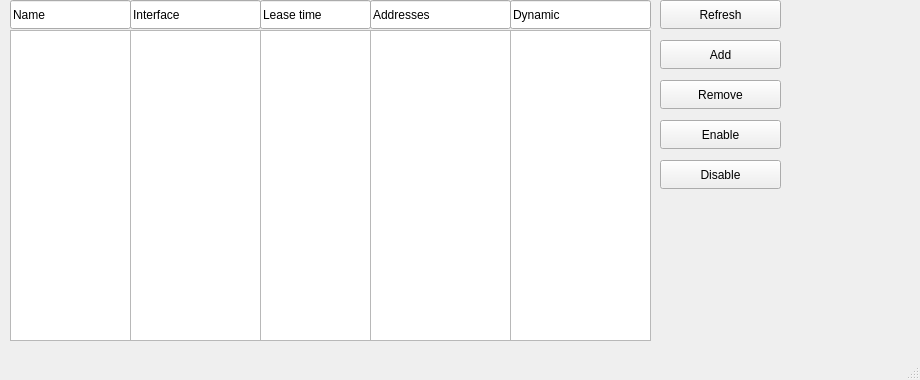
<?xml version="1.0" encoding="UTF-8"?>
<ui version="4.0">
 <class>MainWindow</class>
 <widget class="QMainWindow" name="MainWindow">
  <property name="geometry">
   <rect>
    <x>0</x>
    <y>0</y>
    <width>920</width>
    <height>380</height>
   </rect>
  </property>
  <property name="windowTitle">
   <string>DHCP Server</string>
  </property>
  <widget class="QWidget" name="centralwidget">
   <widget class="QPushButton" name="enableButton">
    <property name="geometry">
     <rect>
      <x>660</x>
      <y>120</y>
      <width>121</width>
      <height>29</height>
     </rect>
    </property>
    <property name="text">
     <string>Enable</string>
    </property>
   </widget>
   <widget class="QLineEdit" name="version_3">
    <property name="geometry">
     <rect>
      <x>370</x>
      <y>0</y>
      <width>141</width>
      <height>29</height>
     </rect>
    </property>
    <property name="text">
     <string>Addresses</string>
    </property>
   </widget>
   <widget class="QLineEdit" name="version_2">
    <property name="geometry">
     <rect>
      <x>260</x>
      <y>0</y>
      <width>111</width>
      <height>29</height>
     </rect>
    </property>
    <property name="text">
     <string>Lease time</string>
    </property>
   </widget>
   <widget class="QLineEdit" name="version">
    <property name="geometry">
     <rect>
      <x>130</x>
      <y>0</y>
      <width>131</width>
      <height>29</height>
     </rect>
    </property>
    <property name="text">
     <string>Interface</string>
    </property>
   </widget>
   <widget class="QListWidget" name="poolField">
    <property name="geometry">
     <rect>
      <x>370</x>
      <y>30</y>
      <width>141</width>
      <height>311</height>
     </rect>
    </property>
   </widget>
   <widget class="QListWidget" name="interfaceField">
    <property name="geometry">
     <rect>
      <x>130</x>
      <y>30</y>
      <width>131</width>
      <height>311</height>
     </rect>
    </property>
   </widget>
   <widget class="QPushButton" name="disableButton">
    <property name="geometry">
     <rect>
      <x>660</x>
      <y>160</y>
      <width>121</width>
      <height>29</height>
     </rect>
    </property>
    <property name="text">
     <string>Disable</string>
    </property>
   </widget>
   <widget class="QListWidget" name="nameField">
    <property name="geometry">
     <rect>
      <x>10</x>
      <y>30</y>
      <width>121</width>
      <height>311</height>
     </rect>
    </property>
   </widget>
   <widget class="QPushButton" name="removeButton">
    <property name="geometry">
     <rect>
      <x>660</x>
      <y>80</y>
      <width>121</width>
      <height>29</height>
     </rect>
    </property>
    <property name="text">
     <string>Remove</string>
    </property>
   </widget>
   <widget class="QListWidget" name="leaseField">
    <property name="geometry">
     <rect>
      <x>260</x>
      <y>30</y>
      <width>111</width>
      <height>311</height>
     </rect>
    </property>
   </widget>
   <widget class="QLineEdit" name="package_2">
    <property name="geometry">
     <rect>
      <x>10</x>
      <y>0</y>
      <width>121</width>
      <height>29</height>
     </rect>
    </property>
    <property name="text">
     <string>Name</string>
    </property>
   </widget>
   <widget class="QPushButton" name="addButton">
    <property name="geometry">
     <rect>
      <x>660</x>
      <y>40</y>
      <width>121</width>
      <height>29</height>
     </rect>
    </property>
    <property name="text">
     <string>Add</string>
    </property>
   </widget>
   <widget class="QPushButton" name="refreshButton">
    <property name="geometry">
     <rect>
      <x>660</x>
      <y>0</y>
      <width>121</width>
      <height>29</height>
     </rect>
    </property>
    <property name="text">
     <string>Refresh</string>
    </property>
   </widget>
   <widget class="QListWidget" name="dynamicField">
    <property name="geometry">
     <rect>
      <x>510</x>
      <y>30</y>
      <width>141</width>
      <height>311</height>
     </rect>
    </property>
   </widget>
   <widget class="QLineEdit" name="version_4">
    <property name="geometry">
     <rect>
      <x>510</x>
      <y>0</y>
      <width>141</width>
      <height>29</height>
     </rect>
    </property>
    <property name="text">
     <string>Dynamic</string>
    </property>
   </widget>
  </widget>
  <widget class="QStatusBar" name="statusbar"/>
 </widget>
 <resources/>
 <connections/>
</ui>
